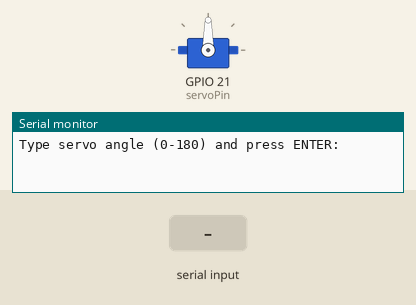
The sketch below on a simulated ESP32. Parts: servo, the last lines printed to the serial monitor. The test bench sets the inputs (shaded band).

Above: at 1.2 s.
1.3 s: "30,150\n" received over Serial
At 1.9 s:
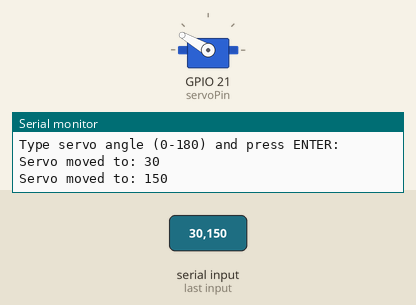
At 2.8 s:
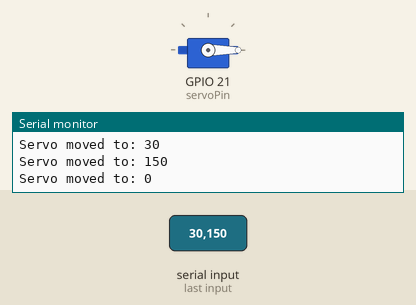
3.8 s: "90,45\n" received over Serial
At 4.6 s:
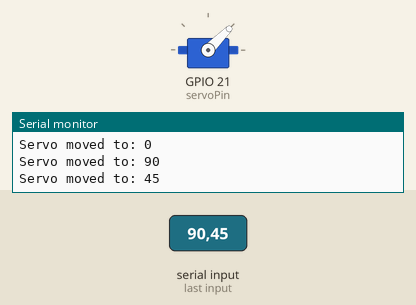
Timing chart, 0 to 6.8 s (numbered marks = the images above; inputs shaded):
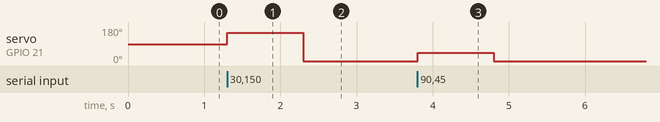

Measured:
- after the input at 1.3 s, servo on GPIO 21 (servoPin): 90° → 150° at once, → 0° 1.0 s later
- after the input at 3.8 s, servo on GPIO 21 (servoPin): 0° → 45° at once, → 0° 1.0 s later

The sketch:

servotester.ino
```cpp
#include <ESP32Servo.h>

Servo myServo;

int servoPin = 21;
int angle = 90;

void setup() {

  Serial.begin(115200);

  myServo.attach(servoPin);

  Serial.println("Type servo angle (0-180) and press ENTER:");

}

void loop() {

  if (Serial.available()) {

    angle = Serial.parseInt();

    if (angle >= 0 && angle <= 180) {

      myServo.write(angle);

      Serial.print("Servo moved to: ");
      Serial.println(angle);

    }
    else {

      Serial.println("Invalid angle. Enter 0-180.");

    }

  }

}
```
